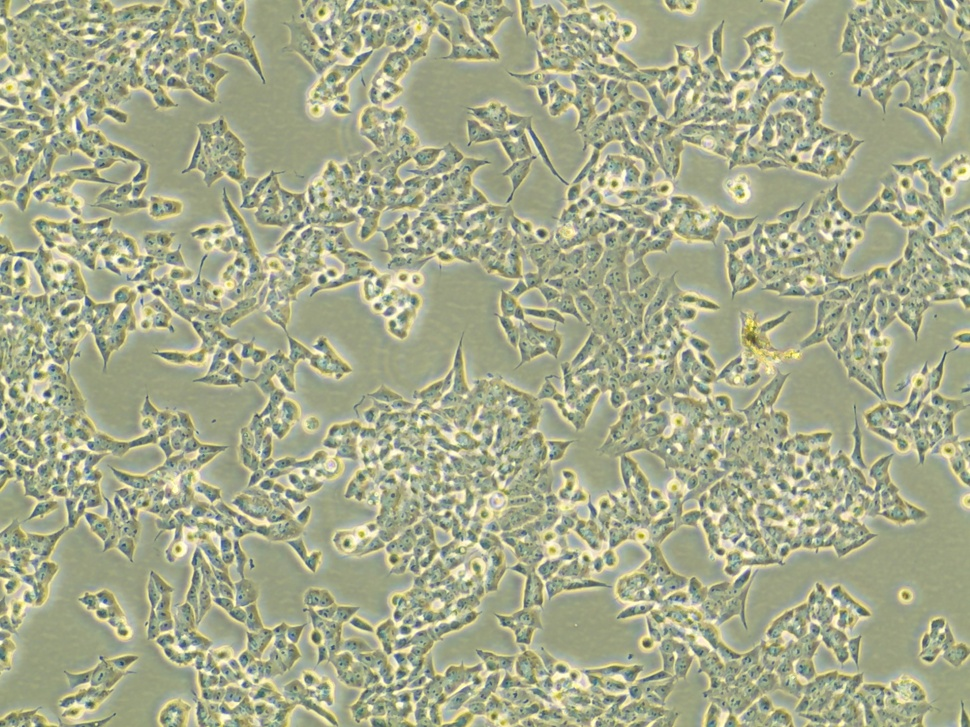
#> input picture data/third/1.jpg, 970 x 727 px, shrunk from 2048 x 1536 before the run
$ python filters.py
#> lines starting #> are read from the running program, lines starting #| are printed output that depends on the picture
### util/preprocess.py
import numpy as np
import json


def preprocess_point(annot_file, dtype=np.float32, unique=True, device=False):
  annot = json.load(open(annot_file))
  out = np.zeros((len(annot[0]['annotations'][0]['result']), 2))

  for i, result in enumerate(annot[0]['annotations'][0]['result']):
    h,w = result['original_height'], result['original_width']

    x = result['value']['x']/100 * w
    y = result['value']['y']/100 * h

    # rot = result['image_rotation]
    #s = result['value']['width']
    #n = result['to_name']

    out[i,0], out[i,1] = x,y  # NOTE: THIS WAS SWAPPED AND OLDER CODE MAY FAIL NOW

  if not device:
    out.astype(dtype)

  if device:
    import torch
    out = torch.from_numpy(out).to(device).to(dtype)

  return out


# [15 lines left out: function preprocess_bbox, not called in this run]

### classic/filters.py

# %% [markdown]
# # Thresholding, Histogram clustering ...
# %%

import skimage as ski
from skimage import filters as f


import matplotlib.patches as mpatches
import matplotlib.pyplot as plt

import scipy as sc

import sys; sys.path += ['..']  # NOTE find shared modules
from util.preprocess import *
from util.plot import *

import colorcet
import itertools as it

def imshow(img, pos=None, neg=None, ax=None, scale=20):
  if ax is None:
    fig, ax = plt.subplots(1,1, figsize=(4*scale, 3*scale))

  ax.imshow(img, cmap='gray')
  if pos is not None: ax.scatter(pos[:,1], pos[:,0], s=scale*4, marker='x', c='cyan')
  if neg is not None: ax.scatter(neg[:,1], neg[:,0], s=scale*4, marker='D', c='red' )
  ax.axis('off')
  plt.tight_layout()
  return ax
# %%


img_rgb = ski.io.imread('../data/third/1.jpg')
#> img_rgb is the input picture: shape (727, 970, 3); mean R, G, B 164.9, 169.2, 139.8

img = ski.color.rgb2gray(img_rgb)
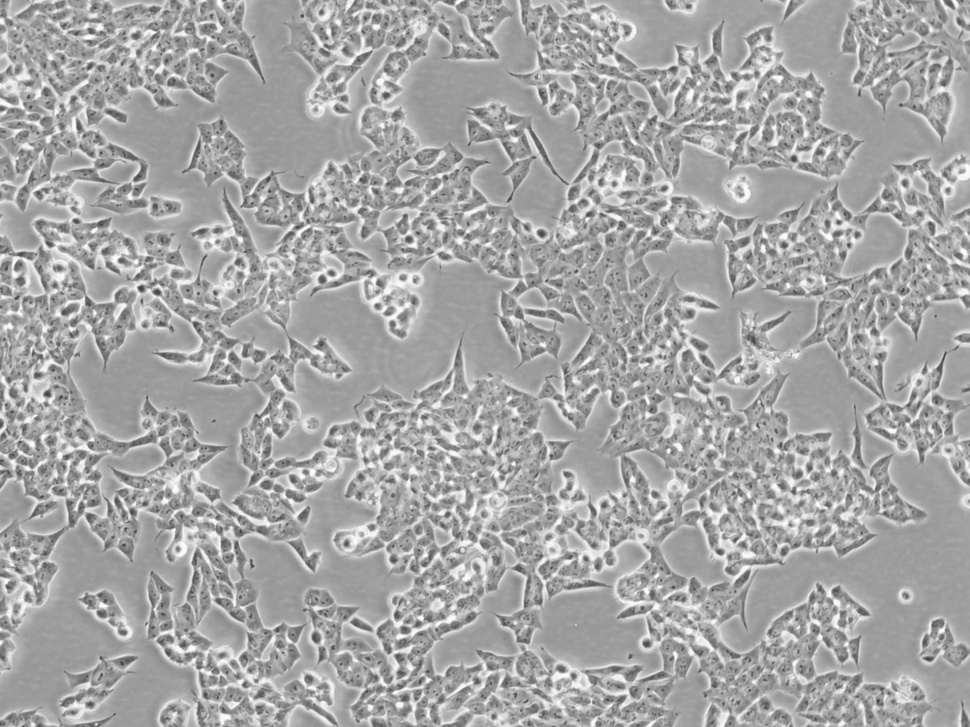
#> img: shape (727, 970) float64; min 0.243, max 0.995, mean 0.652
pos = preprocess_point('../data/third/annotations.json')
#> (the run stopped early here; a loop or call above may not have finished)

$ run again, with data/third/10.jpg copied over data/third/1.jpg
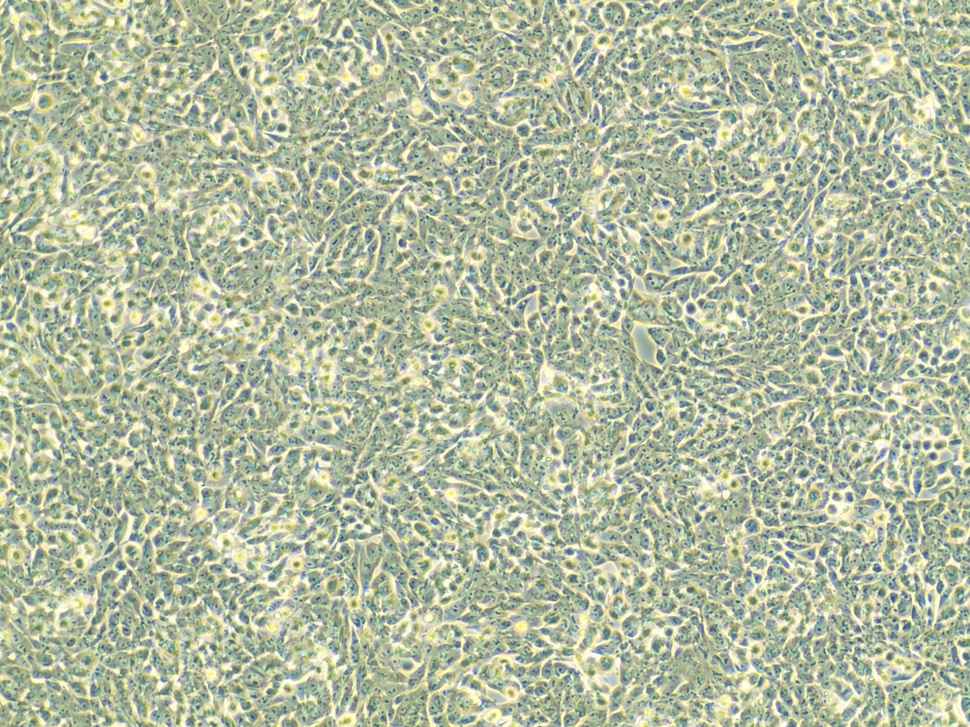
#> input picture data/third/10.jpg, 970 x 727 px, shrunk from 2048 x 1536 before the run
#> img_rgb is the input picture: shape (727, 970, 3); mean R, G, B 176.6, 185.7, 160.7
#> `img = ski.color.rgb2gray(img_rgb)`:
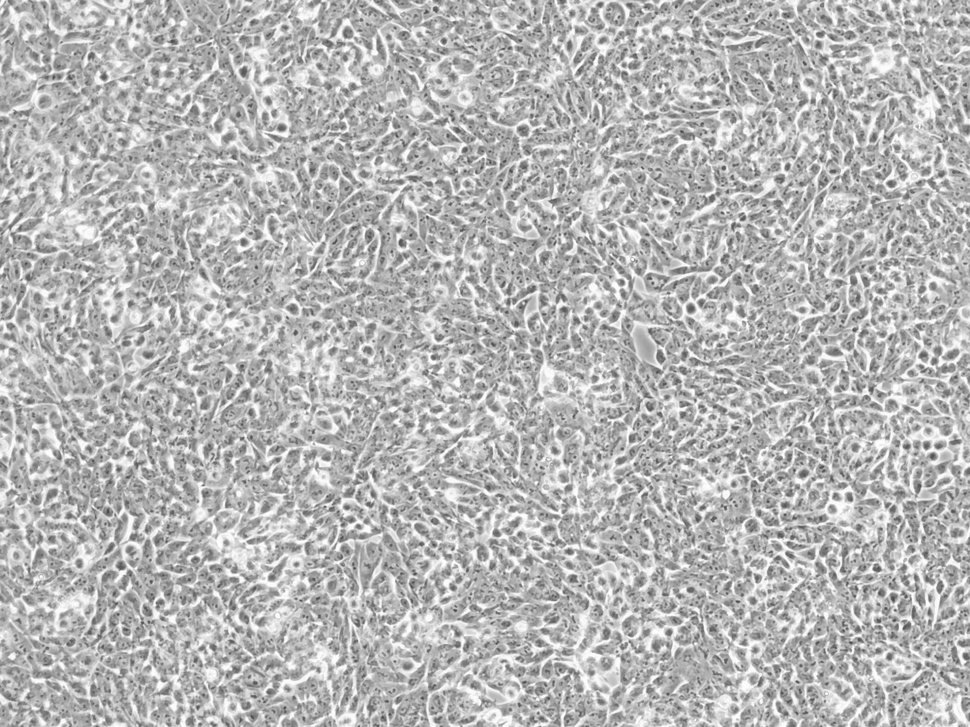
#> img: shape (727, 970) float64; min 0.268, max 0.999, mean 0.714

$ run again, with data/third/11.jpg copied over data/third/1.jpg
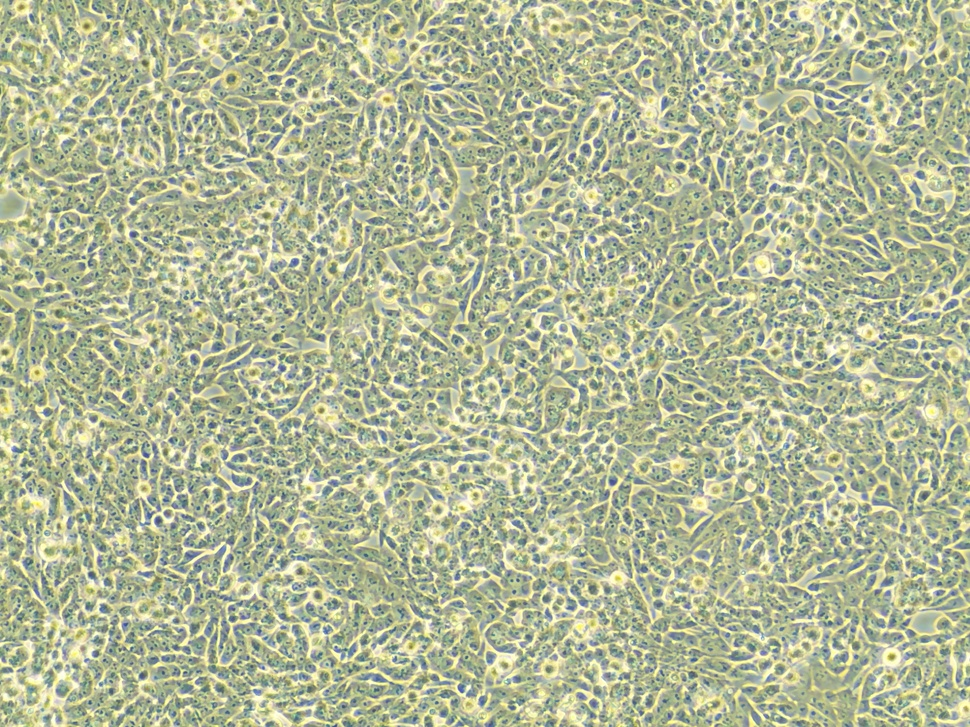
#> input picture data/third/11.jpg, 970 x 727 px, shrunk from 2048 x 1536 before the run
#> img_rgb is the input picture: shape (727, 970, 3); mean R, G, B 175.8, 182.4, 152
#> `img = ski.color.rgb2gray(img_rgb)`:
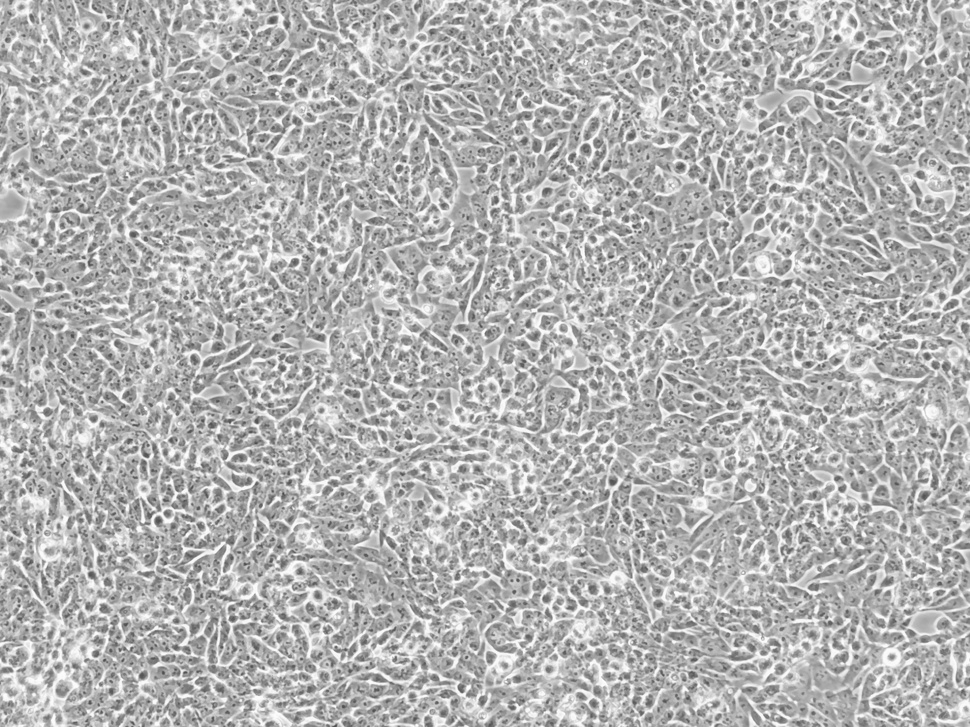
#> img: shape (727, 970) float64; min 0.282, max 0.997, mean 0.701

$ run again, with data/third/12.jpg copied over data/third/1.jpg
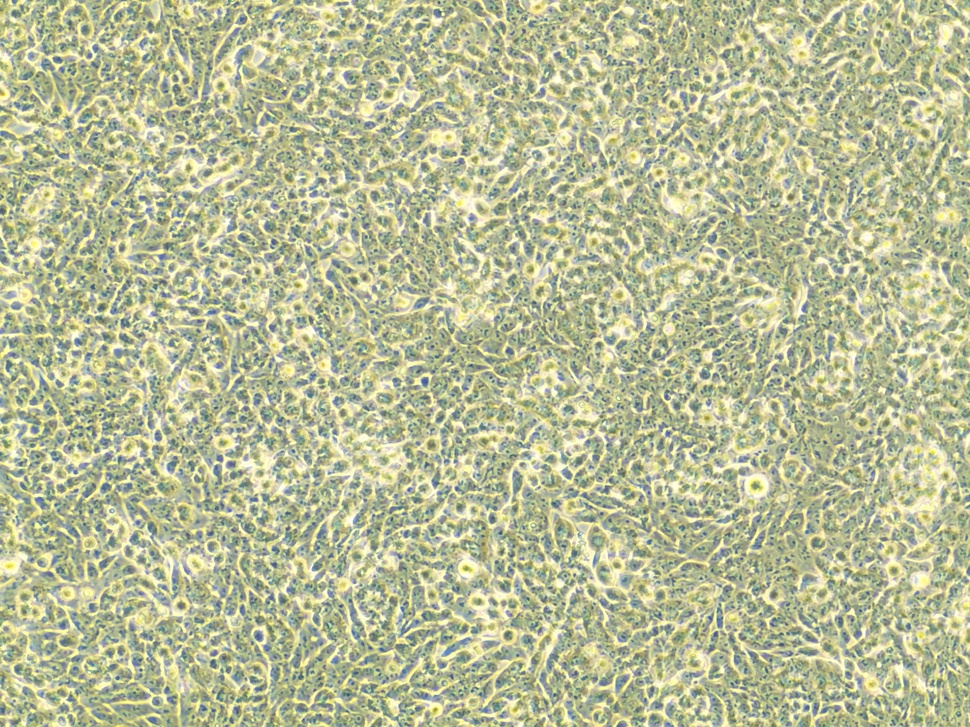
#> input picture data/third/12.jpg, 970 x 727 px, shrunk from 2048 x 1536 before the run
#> img_rgb is the input picture: shape (727, 970, 3); mean R, G, B 183.4, 187.8, 152.3
#> `img = ski.color.rgb2gray(img_rgb)`:
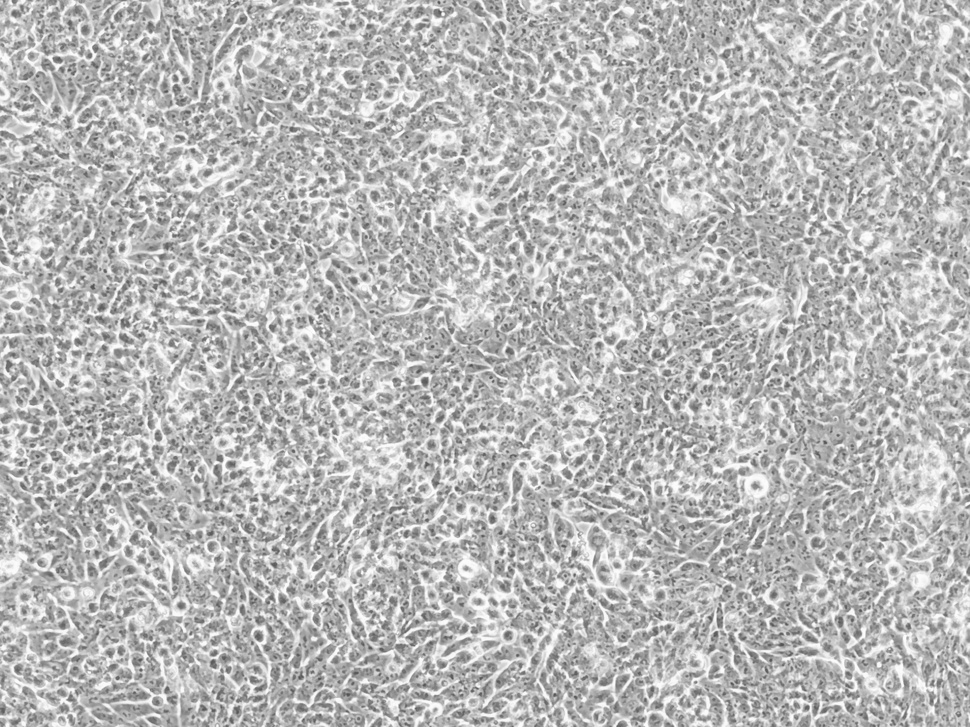
#> img: shape (727, 970) float64; min 0.298, max 0.999, mean 0.723
